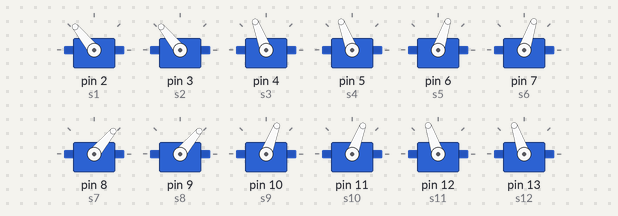
The sketch below on a simulated Arduino Uno, built with avr-gcc and run on an emulated ATmega328P. On the bench: 12 × servo.

Above: at 5.05 s.
At 5.45 s:
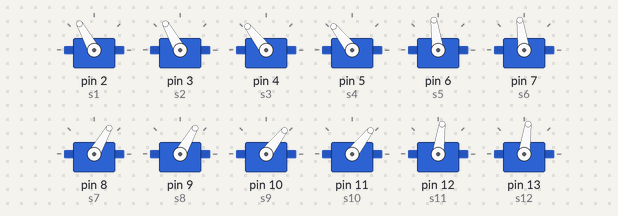
At 5.9 s:
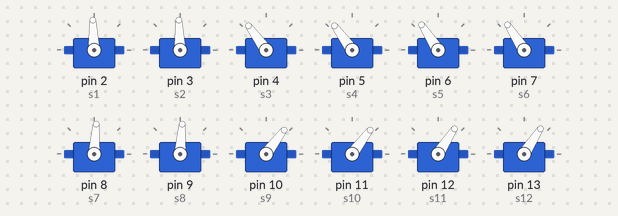
At 6.75 s:
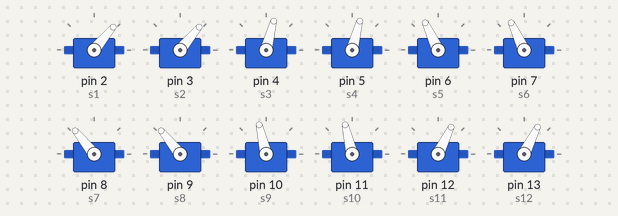
At 7.6 s:
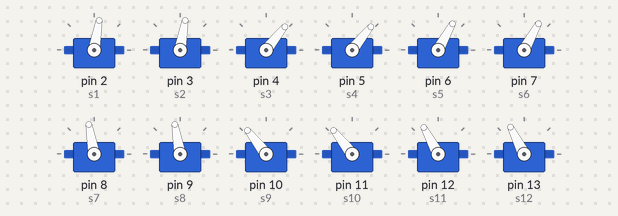
At 8.45 s:
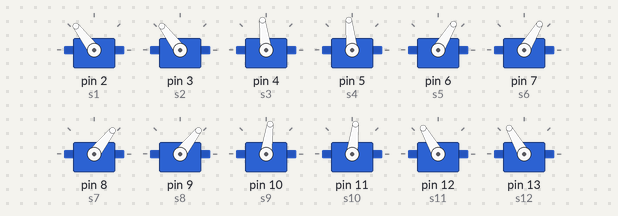
Timing chart, 0 to 13.3 s (numbered marks = the images above):
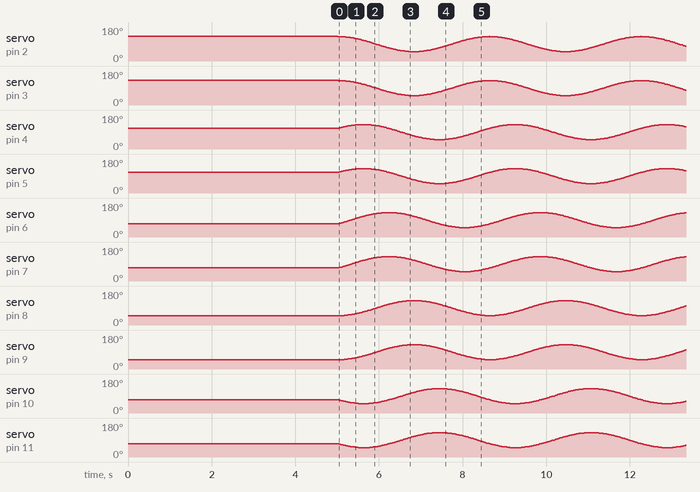

The sketch:

SidewindingMotion.ino
```cpp
/*
Sidewind motion for a snake robot with 12 segments
*/

#include <Servo.h>

// Define servo objects for the snake segments
Servo s1;
Servo s2;
Servo s3;
Servo s4;
Servo s5;
Servo s6;
Servo s7;
Servo s8;
Servo s9;
Servo s10;
Servo s11;
Servo s12;

// Define variables
int counter = 0; // Loop counter variable
float lag = 1.05; // Phase lag between segments
int frequency = 1; // Oscillation frequency of segments.
int ampHor = 40; // Horizontal amplitude of the sidewind motion of the snake
int ampVert = 40; // Vertical amplitude of sidewind motion of the snake
int offset = 0;
int delayTime = 7; // Delay between limb movements
int startPause = 5000;  // Delay time to position robot

void setup()
{
// Attach segments to pins
   s1.attach(2);
   s2.attach(3);
   s3.attach(4);
   s4.attach(5);
   s5.attach(6);
   s6.attach(7);
   s7.attach(8);
   s8.attach(9);
   s9.attach(10);
   s10.attach(11);
   s11.attach(12);
   s12.attach(13);

//Put snake in starting position
   s1.write(90+ampHor*cos(0*lag));
   s3.write(90+ampHor*cos(1*lag));
   s5.write(90+ampHor*cos(2*lag));
   s7.write(90+ampHor*cos(3*lag));
   s9.write(90+ampHor*cos(4*lag));
   s11.write(90+ampHor*cos(5*lag));

   s2.write(90+ampVert*cos(0*lag));
   s4.write(90+ampVert*cos(1*lag));
   s6.write(90+ampVert*cos(2*lag));
   s8.write(90+ampVert*cos(3*lag));
   s10.write(90+ampVert*cos(4*lag));
   s12.write(90+ampVert*cos(5*lag));

   delay(startPause);  // Pause to position robot
}


void loop()
{
// Serpentine motion
  for(counter = 0; counter < 360; counter += 1)  {
    delay(delayTime);
    s1.write(90+offset+ampHor*cos(frequency*counter*3.14159/180-0*lag));
    s3.write(90+offset+ampHor*cos(frequency*counter*3.14159/180-1*lag));
    s5.write(90+offset+ampHor*cos(frequency*counter*3.14159/180-2*lag));
    s7.write(90+offset+ampHor*cos(frequency*counter*3.14159/180-3*lag));
    s9.write(90+offset+ampHor*cos(frequency*counter*3.14159/180-4*lag));
    s11.write(90+offset+ampHor*cos(frequency*counter*3.14159/180-5*lag));

    s2.write(90+offset+ampVert*cos(frequency*counter*3.14159/180-0*lag));
    s4.write(90+offset+ampVert*cos(frequency*counter*3.14159/180-1*lag));
    s6.write(90+offset+ampVert*cos(frequency*counter*3.14159/180-2*lag));
    s8.write(90+offset+ampVert*cos(frequency*counter*3.14159/180-3*lag));
    s10.write(90+offset+ampVert*cos(frequency*counter*3.14159/180-4*lag));
    s12.write(90+offset+ampVert*cos(frequency*counter*3.14159/180-5*lag));
  }
}
```
